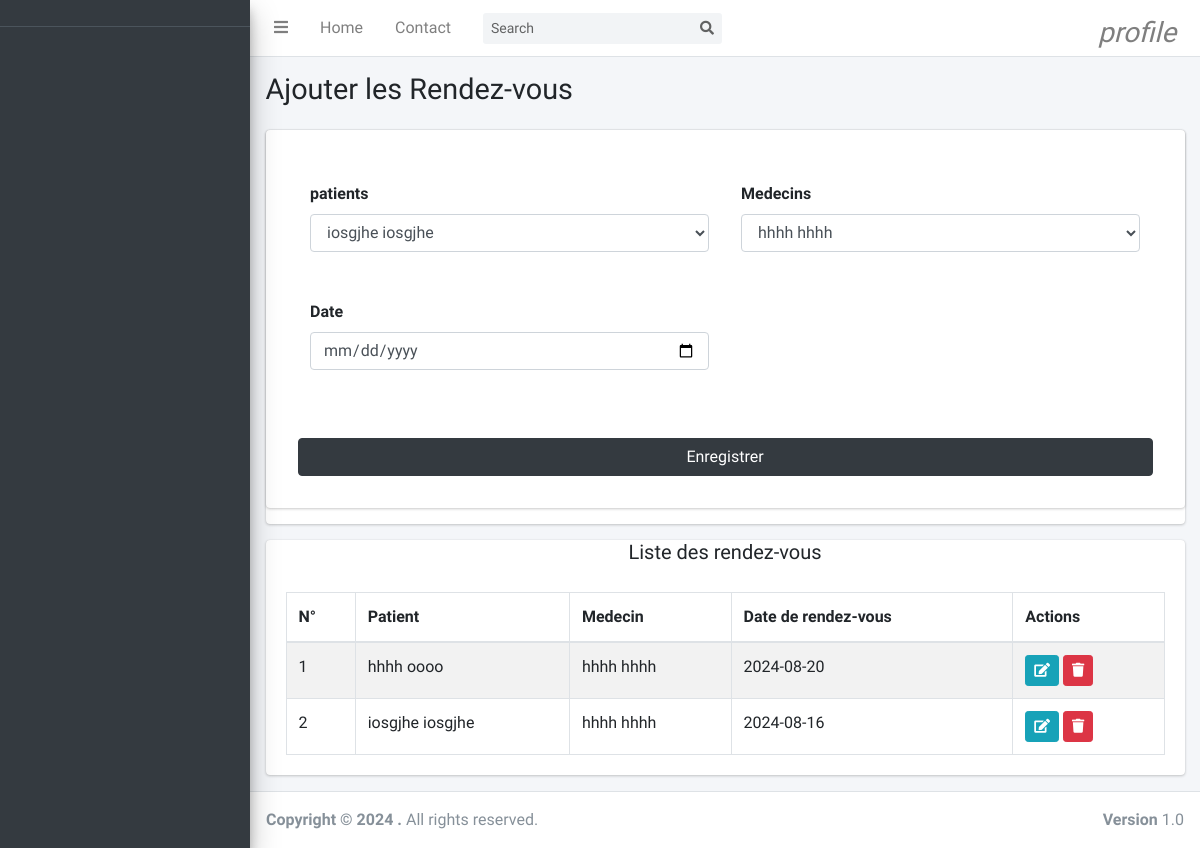
The app's page /views/rendez-vous.php, older data.
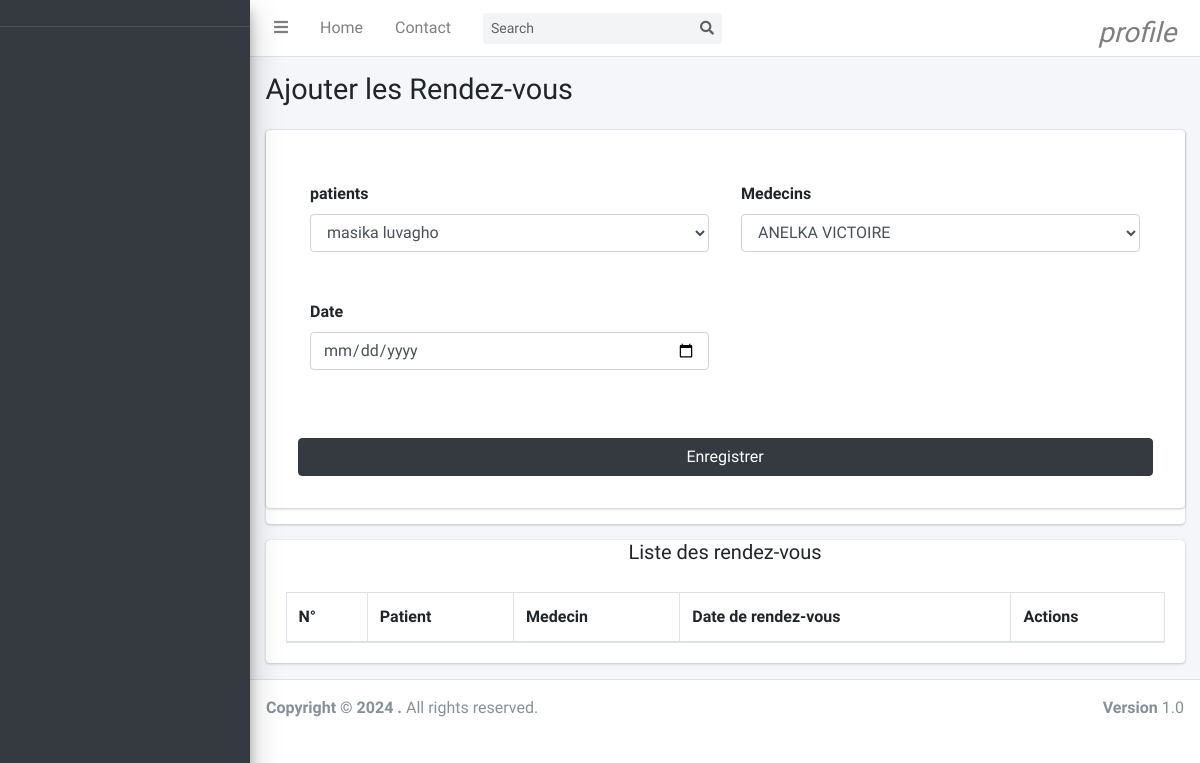
The same page, newer data.
### tables this page shows
CREATE TABLE `patients` (
  `id` int(11) NOT NULL,
  `nom` text NOT NULL,
  `postnom` text NOT NULL,
  `prenom` text NOT NULL,
  `genre` text NOT NULL,
  `telephone` text NOT NULL,
  `adresse` text NOT NULL,
  `pwd` text NOT NULL,
  `supprimer` int(11) NOT NULL
);

CREATE TABLE `medecins` (
  `id` int(11) NOT NULL,
  `nom` text NOT NULL,
  `postnom` text NOT NULL,
  `prenom` text NOT NULL,
  `genre` text NOT NULL,
  `adresse` text NOT NULL,
  `telephone` text NOT NULL,
  `photo` text NOT NULL,
  `description` text NOT NULL,
  `pwd` text NOT NULL,
  `supprimer` int(11) NOT NULL
);

CREATE TABLE `rendez_vous` (
  `id` int(11) NOT NULL,
  `patient` int(11) NOT NULL,
  `medecin` int(11) NOT NULL,
  `date` date NOT NULL,
  `etat` int(11) NOT NULL,
  `supprimer` int(11) NOT NULL
);

### models/select/select-rendez-vous.php (called while the page is built, shortened)
<?php
    if (isset($_GET['edit']) && !empty($_GET['edit'])){
     $id=$_GET['edit'];
     $getDataMod=$connexion->prepare("SELECT * FROM rendez_vous WHERE id=?");
     $getDataMod->execute([$id]);
     $tab=$getDataMod->fetch();
     $url="../models/updat/up-rendez-vous-post.php?edit=".$id;
     $btn="Modifier";
     $title="Modifier rendez-vous";
    }
    else{
     $url="../models/add/add-rendez-vous-post.php";
    }
    if(isset($_GET['search']) && !empty($_GET['search'])){
        $search=$_GET['search'];
        $getData=$connexion->prepare("SELECT * from rendez_vous WHERE supprimer=? AND nom LIKE ? OR postnom LIKE ? OR prenom LIKE ?
        OR genre LIKE ? OR adresse LIKE ? OR telephone LIKE ?");
        $getData->execute([0,  $search."%", $search."%", $search."%", $search."%", $search."%", $search."%"]);
    }
    else{
        $getData=$connexion->prepare("SELECT rendez_vous.id,patients.nom as nom_patient,patients.postnom as postnom_patient,medecins.nom as nom_medecin,medecins.postnom as postnom_medecin,rendez_vous.date as date FROM patients,medecins,rendez_vous WHERE patients.id=rendez_vous.patient AND medecins.id=rendez_vous.medecin AND patients.supprimer=0 AND medecins.supprimer=0 AND rendez_vous.supprimer=0 AND rendez_vous.etat=0");
        $getData->execute();
    }

### views/rendez-vous.php (the view, shortened to what the changed rows need)
<?php
    include '../connexion/connexion.php';
    require_once('../models/select/select-rendez-vous.php');
?>
<!DOCTYPE html>
<html lang="en">
<head>
    <?php require_once('style.php'); ?>
</head>
<body>
     <?php require_once('aside.php') ?>
  <div class="content-wrapper">
    <section class="content-header">
      <div class="container-fluid">
        <div class="row mb-2">
          <div class="col-sm-12">
            <h1>Ajouter les Rendez-vous</h1>
          </div>
        </div>
      </div>
    </section>
    <section class="content">
      <div class="container-fluid">
        <div class="row">
          <div class="col-md-12">
            <div class="card card-primary">
              <form role="form" class="card p-3" action="<?=$url?>" method="POST">
                <div class=" row card-body">
                  <div class="form-group col-xl-6 col-lg-6 col-md-6  col-sm-6 p-3">
                  <label>patients</label>
                  <select class="form-control select2" required id="" name="patient" autocomplete="off"
                  style="width: 100%;" value="<?php echo $tab['patient']; ?> ">
                  <?php
                        $req=$connexion->prepare("SELECT * from patients where supprimer=0");
                        $req->execute();
                        while($rendez=$req->fetch()){
                            $id=$rendez['id'];
                            ?>
                             <?php if (isset($_GET['edit'])) { ?>
                                <option <?php if($id==$tab['patient']) {?> selected value="<?php echo $rendez['id']; ?>"><?php echo  $rendez['nom']." ".$rendez['postnom']; ?><?php } else { ?> value="<?php echo $rendez['id']; ?>"><?php echo  $rendez['nom']." ".$rendez['postnom'];} ?></option>
                             <?php } else {?>
                        <option value="<?php echo $rendez['id']; ?>"><?php echo  $rendez['nom']." ".$rendez['postnom']; ?></option>
                        <?php }?>
                        <?php
                            }
                            ?>
                  </select>
                </div>
                  <div class="form-group col-xl-6 col-lg-6 col-md-6  col-sm-6 p-3">
                  <label>Medecins</label>
                  <select class="form-control select2" required id="" name="medecin" autocomplete="off" style="width: 100%;">
                  <?php
                        $query=$connexion->prepare("SELECT * from medecins where supprimer=0");
                        $query->execute();
                        while($rendez=$query->fetch()){
                            $id=$rendez['id'];
                            ?>
                             <?php if (isset($_GET['edit'])) { ?>
                                <option <?php if($id==$tab['patient']) {?> selected value="<?php echo $rendez['id']; ?>"><?php echo  $rendez['nom']." ".$rendez['postnom']; ?><?php } else { ?> value="<?php echo $rendez['id']; ?>"><?php echo  $rendez['nom']." ".$rendez['postnom'];} ?></option>
                             <?php } else {?>
                        <option value="<?php echo $rendez['id']; ?>"><?php echo  $rendez['nom']." ".$rendez['postnom']; ?></option>
                        <?php }?>
                        <?php
                            }
                            ?>
                  </select>
                </div>
                </div>
              </form>
            </div>
            <div class="card">
            <div class="card-body">
              <table id="example1" class="table table-bordered table-striped">
                <thead>
                <tr>
                  <th>N°</th>
                  <th>Patient</th>
                  <th>Medecin</th>
                  <th>Date de rendez-vous</th>
                  <th>Actions</th>
                </tr>
                </thead>
                <tbody>
                  <?php
                  $n=0;
                  while($recup=$getData->fetch()){
                    $n++;
                  ?>
                <tr>
                  <td><?=$n;?></td>
                  <td><?=$recup["nom_patient"]. " ".$recup["postnom_patient"] ;?></td>
                  <td> <?=$recup["nom_medecin"]. " ".$recup["postnom_medecin"] ;?></td>
                  <td><?=$recup["date"];?></td>
                  <td>
                  <a href='rendez-vous.php?edit=<?=$recup['id'] ?>' class="btn btn-info btn-sm "><i
                    class="fas fa-edit"></i></a>
                  <a onclick=" return confirm('Voulez-vous vraiment supprimer ?')"
                  href='../models/delete/del-rendez-vous-post.php?idSup=<?=$recup['id'] ?>'
                    class="btn btn-danger btn-sm "><i class="fas fa-trash"></i></a>
                  </td>
                </tr>
                <?php }?>
              </table>
            </div>
          </div>
          </div>
      </div>
    </section>
  </div>
</body>
</html>

Row changes from the older to the newer data that the page shows:
removed patients: nom "hhhh", postnom "oooo", medecins.nom "hhhh", medecins.postnom "hhhh", rendez_vous.date "2024-08-20"
removed patients: nom "iosgjhe", postnom "iosgjhe", medecins.nom "hhhh", medecins.postnom "hhhh", rendez_vous.date "2024-08-16"
Text that changed along with them:
form field patient: "iosgjhe iosgjhe" → "masika luvagho"
form field medecin: "hhhh hhhh" → "ANELKA VICTOIRE"
